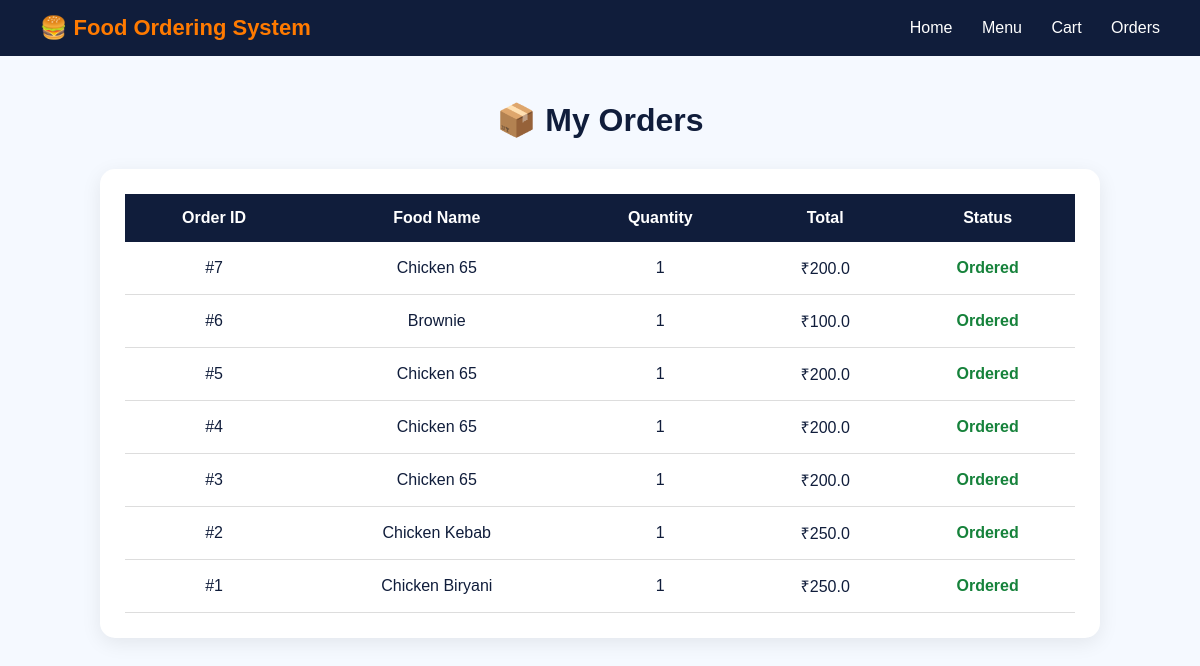
/orders (signed in), run on the app's committed database.
### tables this page shows
CREATE TABLE orders (
            id INTEGER PRIMARY KEY AUTOINCREMENT,
            food_name TEXT,
            quantity INTEGER,
            total REAL
        );

### app.py (the view)
@app.route("/orders")
def orders():
    if not is_logged_in():
        return redirect("/login")
    conn = get_db_connection()
    cursor = conn.cursor()
    cursor.execute("""
        SELECT *
        FROM orders
        ORDER BY id DESC
    """)
    orders = cursor.fetchall()
    conn.close()
    return render_template(
        "orders.html",
        orders=orders
    )

### app.py (called while the page is built)
def get_db_connection():
    conn = sqlite3.connect("food.db")
    return conn

def is_logged_in():
    return "username" in session

### templates/orders.html (shortened to what this page needs)
<!DOCTYPE html>
<html>
<head>
</head>
<body>
    <nav>
        <div class="logo">
            🍔 <span>Food Ordering System</span>
        </div>
        <div>
            <a href="/">Home</a>
            <a href="/menu">Menu</a>
            <a href="/cart">Cart</a>
            <a href="/orders">Orders</a>
        </div>
    </nav>
    <h1>📦 My Orders</h1>
    <div class="orders-container">
        {% if orders %}
        <table>
            <tr>
                <th>Order ID</th>
                <th>Food Name</th>
                <th>Quantity</th>
                <th>Total</th>
                <th>Status</th>
            </tr>
            {% for order in orders %}
            <tr>
                <td>
                    #{{ order[0] }}
                </td>
                <td>
                    {{ order[1] }}
                </td>
                <td>
                    {{ order[2] }}
                </td>
                <td>
                    ₹{{ order[3] }}
                </td>
                <td class="status">
                    Ordered
                </td>
            </tr>
            {% endfor %}
        </table>
        {% endif %}
    </div>
</body>
</html>

### templates/orders.html (style rules this page uses)
* { box-sizing: border-box; }
body { margin: 0; font-family: Arial, sans-serif; background-color: #f5f9ff; color: #101d3b; }
nav { background-color: #101d3b; padding: 15px 40px; display: flex; align-items: center; }
.logo { color: white; font-size: 22px; font-weight: bold; margin-right: auto; }
.logo span { color: #ff7a00; }
nav a { color: white; text-decoration: none; margin-left: 25px; font-size: 16px; }
h1 { text-align: center; margin: 45px 0 30px; color: #101d3b; }
.orders-container { width: 90%; max-width: 1000px; margin: auto; background-color: white; padding: 25px; border-radius: 15px; box-shadow: 0 5px 20px rgba(0, 0, 0, 0.08); }
table { width: 100%; border-collapse: collapse; }
th { background-color: #101d3b; color: white; padding: 15px; text-align: center; }
td { padding: 15px; text-align: center; border-bottom: 1px solid #ddd; }
.status { color: #16823b; font-weight: bold; }

### data on the page
orders: id "7", food_name "Chicken 65", quantity "1", total "200.0"
orders: id "6", food_name "Brownie", quantity "1", total "100.0"
orders: id "5", food_name "Chicken 65", quantity "1", total "200.0"
orders: id "4", food_name "Chicken 65", quantity "1", total "200.0"
orders: id "3", food_name "Chicken 65", quantity "1", total "200.0"
orders: id "2", food_name "Chicken Kebab", quantity "1", total "250.0"
orders: id "1", food_name "Chicken Biryani", quantity "1", total "250.0"
